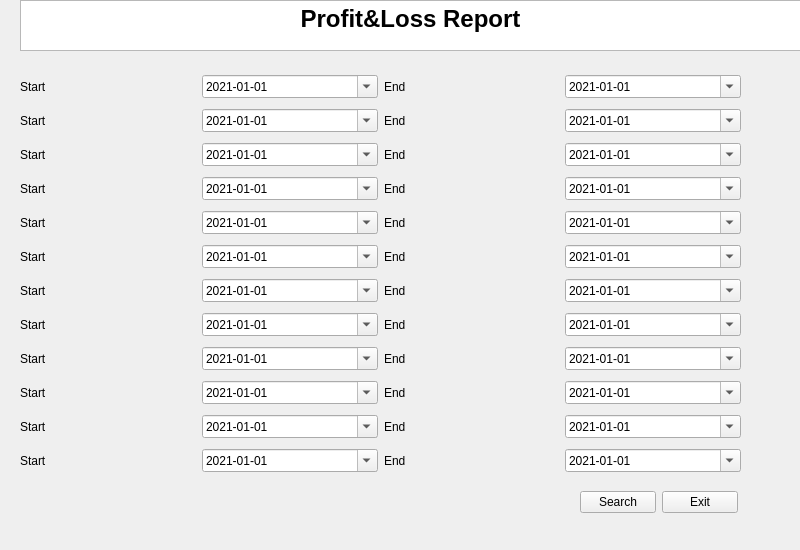
<?xml version="1.0" encoding="UTF-8"?>
<ui version="4.0">
 <class>plreportui</class>
 <widget class="QWidget" name="plreportui">
  <property name="geometry">
   <rect>
    <x>0</x>
    <y>0</y>
    <width>800</width>
    <height>550</height>
   </rect>
  </property>
  <property name="minimumSize">
   <size>
    <width>800</width>
    <height>550</height>
   </size>
  </property>
  <property name="maximumSize">
   <size>
    <width>800</width>
    <height>550</height>
   </size>
  </property>
  <property name="windowTitle">
   <string>Form</string>
  </property>
  <widget class="QTextBrowser" name="textBrowser">
   <property name="geometry">
    <rect>
     <x>20</x>
     <y>0</y>
     <width>781</width>
     <height>51</height>
    </rect>
   </property>
   <property name="html">
    <string>&lt;!DOCTYPE HTML PUBLIC &quot;-//W3C//DTD HTML 4.0//EN&quot; &quot;http://www.w3.org/TR/REC-html40/strict.dtd&quot;&gt;
&lt;html&gt;&lt;head&gt;&lt;meta name=&quot;qrichtext&quot; content=&quot;1&quot; /&gt;&lt;style type=&quot;text/css&quot;&gt;
p, li { white-space: pre-wrap; }
&lt;/style&gt;&lt;/head&gt;&lt;body style=&quot; font-family:'PMingLiU'; font-size:9pt; font-weight:400; font-style:normal;&quot;&gt;
&lt;p align=&quot;center&quot; style=&quot; margin-top:0px; margin-bottom:0px; margin-left:0px; margin-right:0px; -qt-block-indent:0; text-indent:0px;&quot;&gt;&lt;span style=&quot; font-family:'Roboto','RobotoDraft','Helvetica','Arial','sans-serif'; font-size:18pt; font-weight:600; color:#000000; background-color:#ffffff;&quot;&gt;Profit&amp;amp;Loss Report&lt;/span&gt;&lt;/p&gt;&lt;/body&gt;&lt;/html&gt;</string>
   </property>
  </widget>
  <widget class="QWidget" name="layoutWidget">
   <property name="geometry">
    <rect>
     <x>580</x>
     <y>490</y>
     <width>158</width>
     <height>25</height>
    </rect>
   </property>
   <layout class="QHBoxLayout" name="horizontalLayout">
    <item>
     <widget class="QPushButton" name="Search_bu">
      <property name="text">
       <string>Search</string>
      </property>
     </widget>
    </item>
    <item>
     <widget class="QPushButton" name="exit_bu">
      <property name="text">
       <string>Exit</string>
      </property>
     </widget>
    </item>
   </layout>
  </widget>
  <widget class="QWidget" name="layoutWidget">
   <property name="geometry">
    <rect>
     <x>20</x>
     <y>70</y>
     <width>721</width>
     <height>411</height>
    </rect>
   </property>
   <layout class="QGridLayout" name="gridLayout">
    <item row="0" column="0">
     <widget class="QLabel" name="label">
      <property name="text">
       <string>Start</string>
      </property>
     </widget>
    </item>
    <item row="0" column="1">
     <widget class="QDateEdit" name="start_ed">
      <property name="dateTime">
       <datetime>
        <hour>0</hour>
        <minute>0</minute>
        <second>0</second>
        <year>2021</year>
        <month>1</month>
        <day>1</day>
       </datetime>
      </property>
      <property name="displayFormat">
       <string>yyyy-MM-dd</string>
      </property>
      <property name="calendarPopup">
       <bool>true</bool>
      </property>
     </widget>
    </item>
    <item row="0" column="2">
     <widget class="QLabel" name="label_2">
      <property name="text">
       <string>End</string>
      </property>
     </widget>
    </item>
    <item row="0" column="3">
     <widget class="QDateEdit" name="end_ed">
      <property name="dateTime">
       <datetime>
        <hour>0</hour>
        <minute>0</minute>
        <second>0</second>
        <year>2021</year>
        <month>1</month>
        <day>1</day>
       </datetime>
      </property>
      <property name="displayFormat">
       <string>yyyy-MM-dd</string>
      </property>
      <property name="calendarPopup">
       <bool>true</bool>
      </property>
     </widget>
    </item>
    <item row="1" column="0">
     <widget class="QLabel" name="label_3">
      <property name="text">
       <string>Start</string>
      </property>
     </widget>
    </item>
    <item row="1" column="1">
     <widget class="QDateEdit" name="start_ed_2">
      <property name="dateTime">
       <datetime>
        <hour>0</hour>
        <minute>0</minute>
        <second>0</second>
        <year>2021</year>
        <month>1</month>
        <day>1</day>
       </datetime>
      </property>
      <property name="displayFormat">
       <string>yyyy-MM-dd</string>
      </property>
      <property name="calendarPopup">
       <bool>true</bool>
      </property>
     </widget>
    </item>
    <item row="1" column="2">
     <widget class="QLabel" name="label_4">
      <property name="text">
       <string>End</string>
      </property>
     </widget>
    </item>
    <item row="1" column="3">
     <widget class="QDateEdit" name="end_ed_2">
      <property name="dateTime">
       <datetime>
        <hour>0</hour>
        <minute>0</minute>
        <second>0</second>
        <year>2021</year>
        <month>1</month>
        <day>1</day>
       </datetime>
      </property>
      <property name="displayFormat">
       <string>yyyy-MM-dd</string>
      </property>
      <property name="calendarPopup">
       <bool>true</bool>
      </property>
     </widget>
    </item>
    <item row="2" column="0">
     <widget class="QLabel" name="label_5">
      <property name="text">
       <string>Start</string>
      </property>
     </widget>
    </item>
    <item row="2" column="1">
     <widget class="QDateEdit" name="start_ed_3">
      <property name="dateTime">
       <datetime>
        <hour>0</hour>
        <minute>0</minute>
        <second>0</second>
        <year>2021</year>
        <month>1</month>
        <day>1</day>
       </datetime>
      </property>
      <property name="displayFormat">
       <string>yyyy-MM-dd</string>
      </property>
      <property name="calendarPopup">
       <bool>true</bool>
      </property>
     </widget>
    </item>
    <item row="2" column="2">
     <widget class="QLabel" name="label_6">
      <property name="text">
       <string>End</string>
      </property>
     </widget>
    </item>
    <item row="2" column="3">
     <widget class="QDateEdit" name="end_ed_3">
      <property name="dateTime">
       <datetime>
        <hour>0</hour>
        <minute>0</minute>
        <second>0</second>
        <year>2021</year>
        <month>1</month>
        <day>1</day>
       </datetime>
      </property>
      <property name="displayFormat">
       <string>yyyy-MM-dd</string>
      </property>
      <property name="calendarPopup">
       <bool>true</bool>
      </property>
     </widget>
    </item>
    <item row="3" column="0">
     <widget class="QLabel" name="label_7">
      <property name="text">
       <string>Start</string>
      </property>
     </widget>
    </item>
    <item row="3" column="1">
     <widget class="QDateEdit" name="start_ed_4">
      <property name="dateTime">
       <datetime>
        <hour>0</hour>
        <minute>0</minute>
        <second>0</second>
        <year>2021</year>
        <month>1</month>
        <day>1</day>
       </datetime>
      </property>
      <property name="displayFormat">
       <string>yyyy-MM-dd</string>
      </property>
      <property name="calendarPopup">
       <bool>true</bool>
      </property>
     </widget>
    </item>
    <item row="3" column="2">
     <widget class="QLabel" name="label_8">
      <property name="text">
       <string>End</string>
      </property>
     </widget>
    </item>
    <item row="3" column="3">
     <widget class="QDateEdit" name="end_ed_4">
      <property name="dateTime">
       <datetime>
        <hour>0</hour>
        <minute>0</minute>
        <second>0</second>
        <year>2021</year>
        <month>1</month>
        <day>1</day>
       </datetime>
      </property>
      <property name="displayFormat">
       <string>yyyy-MM-dd</string>
      </property>
      <property name="calendarPopup">
       <bool>true</bool>
      </property>
     </widget>
    </item>
    <item row="4" column="0">
     <widget class="QLabel" name="label_10">
      <property name="text">
       <string>Start</string>
      </property>
     </widget>
    </item>
    <item row="4" column="1">
     <widget class="QDateEdit" name="start_ed_5">
      <property name="dateTime">
       <datetime>
        <hour>0</hour>
        <minute>0</minute>
        <second>0</second>
        <year>2021</year>
        <month>1</month>
        <day>1</day>
       </datetime>
      </property>
      <property name="displayFormat">
       <string>yyyy-MM-dd</string>
      </property>
      <property name="calendarPopup">
       <bool>true</bool>
      </property>
     </widget>
    </item>
    <item row="4" column="2">
     <widget class="QLabel" name="label_9">
      <property name="text">
       <string>End</string>
      </property>
     </widget>
    </item>
    <item row="4" column="3">
     <widget class="QDateEdit" name="end_ed_5">
      <property name="dateTime">
       <datetime>
        <hour>0</hour>
        <minute>0</minute>
        <second>0</second>
        <year>2021</year>
        <month>1</month>
        <day>1</day>
       </datetime>
      </property>
      <property name="displayFormat">
       <string>yyyy-MM-dd</string>
      </property>
      <property name="calendarPopup">
       <bool>true</bool>
      </property>
     </widget>
    </item>
    <item row="5" column="0">
     <widget class="QLabel" name="label_12">
      <property name="text">
       <string>Start</string>
      </property>
     </widget>
    </item>
    <item row="5" column="1">
     <widget class="QDateEdit" name="start_ed_6">
      <property name="dateTime">
       <datetime>
        <hour>0</hour>
        <minute>0</minute>
        <second>0</second>
        <year>2021</year>
        <month>1</month>
        <day>1</day>
       </datetime>
      </property>
      <property name="displayFormat">
       <string>yyyy-MM-dd</string>
      </property>
      <property name="calendarPopup">
       <bool>true</bool>
      </property>
     </widget>
    </item>
    <item row="5" column="2">
     <widget class="QLabel" name="label_11">
      <property name="text">
       <string>End</string>
      </property>
     </widget>
    </item>
    <item row="5" column="3">
     <widget class="QDateEdit" name="end_ed_6">
      <property name="dateTime">
       <datetime>
        <hour>0</hour>
        <minute>0</minute>
        <second>0</second>
        <year>2021</year>
        <month>1</month>
        <day>1</day>
       </datetime>
      </property>
      <property name="displayFormat">
       <string>yyyy-MM-dd</string>
      </property>
      <property name="calendarPopup">
       <bool>true</bool>
      </property>
     </widget>
    </item>
    <item row="6" column="0">
     <widget class="QLabel" name="label_16">
      <property name="text">
       <string>Start</string>
      </property>
     </widget>
    </item>
    <item row="6" column="2">
     <widget class="QLabel" name="label_15">
      <property name="text">
       <string>End</string>
      </property>
     </widget>
    </item>
    <item row="7" column="0">
     <widget class="QLabel" name="label_14">
      <property name="text">
       <string>Start</string>
      </property>
     </widget>
    </item>
    <item row="7" column="2">
     <widget class="QLabel" name="label_13">
      <property name="text">
       <string>End</string>
      </property>
     </widget>
    </item>
    <item row="8" column="0">
     <widget class="QLabel" name="label_18">
      <property name="text">
       <string>Start</string>
      </property>
     </widget>
    </item>
    <item row="8" column="1">
     <widget class="QDateEdit" name="start_ed_9">
      <property name="dateTime">
       <datetime>
        <hour>0</hour>
        <minute>0</minute>
        <second>0</second>
        <year>2021</year>
        <month>1</month>
        <day>1</day>
       </datetime>
      </property>
      <property name="displayFormat">
       <string>yyyy-MM-dd</string>
      </property>
      <property name="calendarPopup">
       <bool>true</bool>
      </property>
     </widget>
    </item>
    <item row="8" column="2">
     <widget class="QLabel" name="label_17">
      <property name="text">
       <string>End</string>
      </property>
     </widget>
    </item>
    <item row="8" column="3">
     <widget class="QDateEdit" name="end_ed_9">
      <property name="dateTime">
       <datetime>
        <hour>0</hour>
        <minute>0</minute>
        <second>0</second>
        <year>2021</year>
        <month>1</month>
        <day>1</day>
       </datetime>
      </property>
      <property name="displayFormat">
       <string>yyyy-MM-dd</string>
      </property>
      <property name="calendarPopup">
       <bool>true</bool>
      </property>
     </widget>
    </item>
    <item row="9" column="0">
     <widget class="QLabel" name="label_20">
      <property name="text">
       <string>Start</string>
      </property>
     </widget>
    </item>
    <item row="9" column="1">
     <widget class="QDateEdit" name="start_ed_10">
      <property name="dateTime">
       <datetime>
        <hour>0</hour>
        <minute>0</minute>
        <second>0</second>
        <year>2021</year>
        <month>1</month>
        <day>1</day>
       </datetime>
      </property>
      <property name="displayFormat">
       <string>yyyy-MM-dd</string>
      </property>
      <property name="calendarPopup">
       <bool>true</bool>
      </property>
     </widget>
    </item>
    <item row="9" column="2">
     <widget class="QLabel" name="label_19">
      <property name="text">
       <string>End</string>
      </property>
     </widget>
    </item>
    <item row="9" column="3">
     <widget class="QDateEdit" name="end_ed_10">
      <property name="dateTime">
       <datetime>
        <hour>0</hour>
        <minute>0</minute>
        <second>0</second>
        <year>2021</year>
        <month>1</month>
        <day>1</day>
       </datetime>
      </property>
      <property name="displayFormat">
       <string>yyyy-MM-dd</string>
      </property>
      <property name="calendarPopup">
       <bool>true</bool>
      </property>
     </widget>
    </item>
    <item row="10" column="0">
     <widget class="QLabel" name="label_22">
      <property name="text">
       <string>Start</string>
      </property>
     </widget>
    </item>
    <item row="10" column="1">
     <widget class="QDateEdit" name="start_ed_11">
      <property name="dateTime">
       <datetime>
        <hour>0</hour>
        <minute>0</minute>
        <second>0</second>
        <year>2021</year>
        <month>1</month>
        <day>1</day>
       </datetime>
      </property>
      <property name="displayFormat">
       <string>yyyy-MM-dd</string>
      </property>
      <property name="calendarPopup">
       <bool>true</bool>
      </property>
     </widget>
    </item>
    <item row="10" column="2">
     <widget class="QLabel" name="label_21">
      <property name="text">
       <string>End</string>
      </property>
     </widget>
    </item>
    <item row="10" column="3">
     <widget class="QDateEdit" name="end_ed_11">
      <property name="dateTime">
       <datetime>
        <hour>0</hour>
        <minute>0</minute>
        <second>0</second>
        <year>2021</year>
        <month>1</month>
        <day>1</day>
       </datetime>
      </property>
      <property name="displayFormat">
       <string>yyyy-MM-dd</string>
      </property>
      <property name="calendarPopup">
       <bool>true</bool>
      </property>
     </widget>
    </item>
    <item row="11" column="0">
     <widget class="QLabel" name="label_24">
      <property name="text">
       <string>Start</string>
      </property>
     </widget>
    </item>
    <item row="11" column="1">
     <widget class="QDateEdit" name="start_ed_12">
      <property name="dateTime">
       <datetime>
        <hour>0</hour>
        <minute>0</minute>
        <second>0</second>
        <year>2021</year>
        <month>1</month>
        <day>1</day>
       </datetime>
      </property>
      <property name="displayFormat">
       <string>yyyy-MM-dd</string>
      </property>
      <property name="calendarPopup">
       <bool>true</bool>
      </property>
     </widget>
    </item>
    <item row="11" column="2">
     <widget class="QLabel" name="label_23">
      <property name="text">
       <string>End</string>
      </property>
     </widget>
    </item>
    <item row="11" column="3">
     <widget class="QDateEdit" name="end_ed_12">
      <property name="dateTime">
       <datetime>
        <hour>0</hour>
        <minute>0</minute>
        <second>0</second>
        <year>2021</year>
        <month>1</month>
        <day>1</day>
       </datetime>
      </property>
      <property name="displayFormat">
       <string>yyyy-MM-dd</string>
      </property>
      <property name="calendarPopup">
       <bool>true</bool>
      </property>
     </widget>
    </item>
    <item row="6" column="1">
     <widget class="QDateEdit" name="start_ed_7">
      <property name="dateTime">
       <datetime>
        <hour>0</hour>
        <minute>0</minute>
        <second>0</second>
        <year>2021</year>
        <month>1</month>
        <day>1</day>
       </datetime>
      </property>
      <property name="displayFormat">
       <string>yyyy-MM-dd</string>
      </property>
      <property name="calendarPopup">
       <bool>true</bool>
      </property>
     </widget>
    </item>
    <item row="7" column="1">
     <widget class="QDateEdit" name="start_ed_8">
      <property name="dateTime">
       <datetime>
        <hour>0</hour>
        <minute>0</minute>
        <second>0</second>
        <year>2021</year>
        <month>1</month>
        <day>1</day>
       </datetime>
      </property>
      <property name="displayFormat">
       <string>yyyy-MM-dd</string>
      </property>
      <property name="calendarPopup">
       <bool>true</bool>
      </property>
     </widget>
    </item>
    <item row="6" column="3">
     <widget class="QDateEdit" name="end_ed_7">
      <property name="dateTime">
       <datetime>
        <hour>0</hour>
        <minute>0</minute>
        <second>0</second>
        <year>2021</year>
        <month>1</month>
        <day>1</day>
       </datetime>
      </property>
      <property name="displayFormat">
       <string>yyyy-MM-dd</string>
      </property>
      <property name="calendarPopup">
       <bool>true</bool>
      </property>
     </widget>
    </item>
    <item row="7" column="3">
     <widget class="QDateEdit" name="end_ed_8">
      <property name="dateTime">
       <datetime>
        <hour>0</hour>
        <minute>0</minute>
        <second>0</second>
        <year>2021</year>
        <month>1</month>
        <day>1</day>
       </datetime>
      </property>
      <property name="displayFormat">
       <string>yyyy-MM-dd</string>
      </property>
      <property name="calendarPopup">
       <bool>true</bool>
      </property>
     </widget>
    </item>
   </layout>
  </widget>
 </widget>
 <resources/>
 <connections>
  <connection>
   <sender>exit_bu</sender>
   <signal>clicked()</signal>
   <receiver>plreportui</receiver>
   <slot>close()</slot>
   <hints>
    <hint type="sourcelabel">
     <x>1043</x>
     <y>702</y>
    </hint>
    <hint type="destinationlabel">
     <x>1105</x>
     <y>718</y>
    </hint>
   </hints>
  </connection>
 </connections>
</ui>
